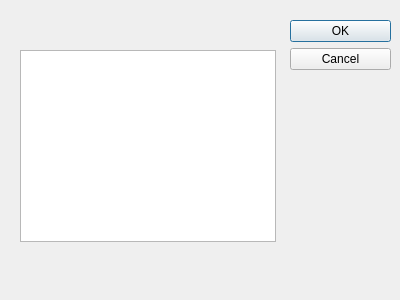
<?xml version="1.0" encoding="UTF-8"?>
<ui version="4.0">
 <class>OpenProject</class>
 <widget class="QDialog" name="OpenProject">
  <property name="geometry">
   <rect>
    <x>0</x>
    <y>0</y>
    <width>400</width>
    <height>300</height>
   </rect>
  </property>
  <property name="windowTitle">
   <string>Abrir projeto - Rexpress</string>
  </property>
  <widget class="QDialogButtonBox" name="btnBox">
   <property name="geometry">
    <rect>
     <x>290</x>
     <y>20</y>
     <width>101</width>
     <height>241</height>
    </rect>
   </property>
   <property name="orientation">
    <enum>Qt::Vertical</enum>
   </property>
   <property name="standardButtons">
    <set>QDialogButtonBox::Cancel|QDialogButtonBox::Ok</set>
   </property>
  </widget>
  <widget class="QListWidget" name="list">
   <property name="geometry">
    <rect>
     <x>20</x>
     <y>50</y>
     <width>256</width>
     <height>192</height>
    </rect>
   </property>
  </widget>
 </widget>
 <resources/>
 <connections>
  <connection>
   <sender>btnBox</sender>
   <signal>accepted()</signal>
   <receiver>OpenProject</receiver>
   <slot>accept()</slot>
   <hints>
    <hint type="sourcelabel">
     <x>248</x>
     <y>254</y>
    </hint>
    <hint type="destinationlabel">
     <x>157</x>
     <y>274</y>
    </hint>
   </hints>
  </connection>
  <connection>
   <sender>btnBox</sender>
   <signal>rejected()</signal>
   <receiver>OpenProject</receiver>
   <slot>reject()</slot>
   <hints>
    <hint type="sourcelabel">
     <x>316</x>
     <y>260</y>
    </hint>
    <hint type="destinationlabel">
     <x>286</x>
     <y>274</y>
    </hint>
   </hints>
  </connection>
 </connections>
</ui>
